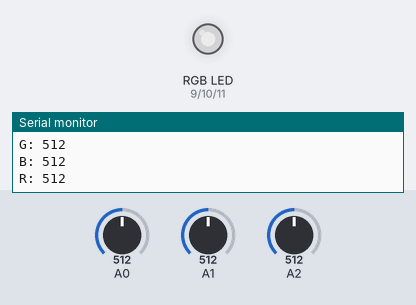
Simulated run of this sketch. Board: Arduino Uno, built with avr-gcc and run on an emulated ATmega328P. On the bench: an RGB LED mixed from three pins (HIGH = lit), the last lines printed to the serial monitor. The inputs (shaded band) are chosen by the test bench; at power-on: A0 = 512, A1 = 512, A2 = 512. Dim RGB values are drawn brighter than linear.

Above: at 1.2 s.
1.3 s: A0 set to 716
At 2.0 s:
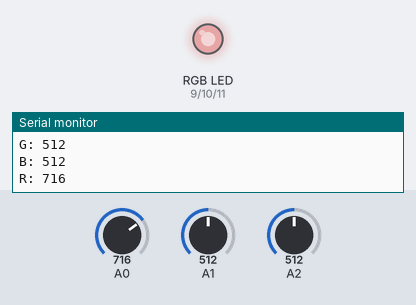
2.8 s: A1 set to 107
At 4.0 s:
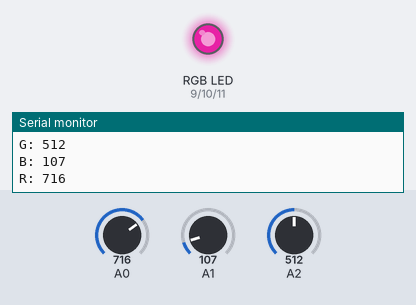
4.3 s: A1 set to 94
At 5.3 s:
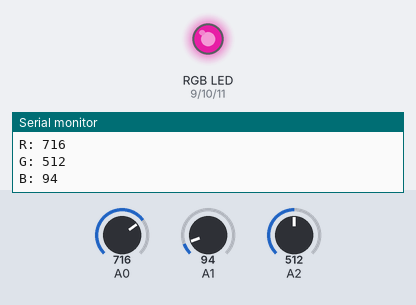
5.8 s: A2 set to 716
At 6.6 s:
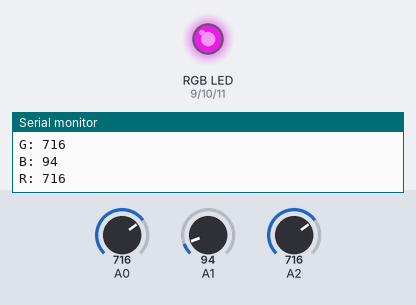
7.3 s: A0 set to 900
At 8.0 s:
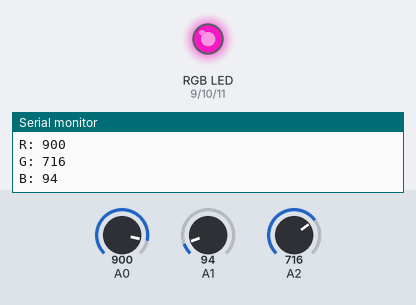
8.8 s: A2 set to 900
At 9.4 s:
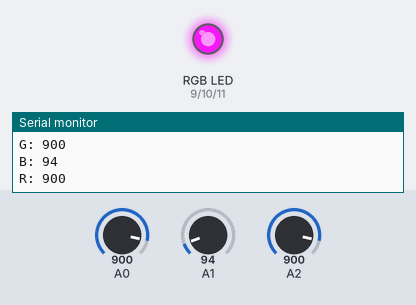
Timing chart, 0 to 11.3 s (numbered marks = the images above; inputs shaded):
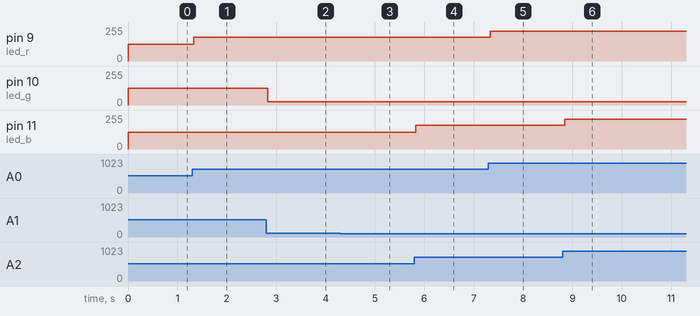

The sketch:

RGB_led.ino
```cpp
int R_in,B_in,G_in;
int led_r=9;
int led_g=10;
int led_b=11;
void setup() {
  Serial.begin(9600);
  pinMode(led_r,OUTPUT);
  pinMode(led_g,OUTPUT);
  pinMode(led_b,OUTPUT);

}

void loop() {
  R_in=analogRead(A0);
  B_in=analogRead(A1);
  G_in=analogRead(A2);

  Serial.print("R: ");
  Serial.println(R_in);
  Serial.print("G: ");
  Serial.println(G_in);
  Serial.print("B: ");
  Serial.println(B_in);

  analogWrite(led_r,map(R_in,0,1023,0,255));
  analogWrite(led_g,map(B_in,0,1023,0,255));
  analogWrite(led_b,map(G_in,0,1023,0,255));

}
```

Measured:
- after the input at 1.3 s, pin 9 (led_r): 127/255 → 178/255 at once
- after the input at 2.8 s, pin 10 (led_g): 127/255 → 26/255 at once
- after the input at 4.3 s, pin 10 (led_g): 26/255 → 23/255 at once
- after the input at 5.8 s, pin 11 (led_b): 127/255 → 178/255 at once
- after the input at 7.3 s, pin 9 (led_r): 178/255 → 224/255 at once
- after the input at 8.8 s, pin 11 (led_b): 178/255 → 224/255 after 0.05 s
